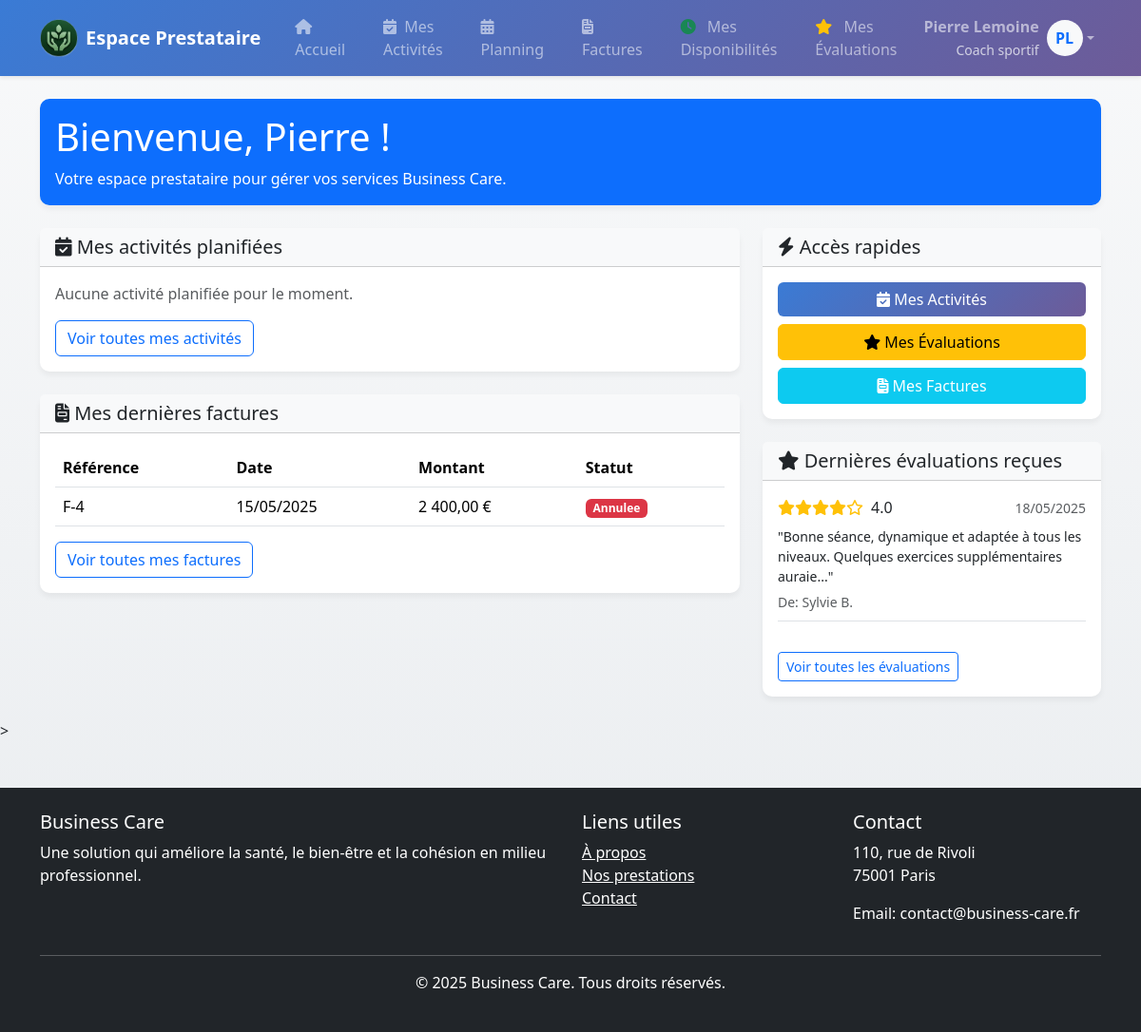
/frontOffice/prestataire/index.php (signed in), run on the app's committed database.
### tables this page shows
CREATE TABLE `facture` (
  `facture_id` int(11) NOT NULL,
  `date_emission` date DEFAULT NULL,
  `date_echeance` date DEFAULT NULL,
  `montant` decimal(10,2) DEFAULT NULL,
  `montant_tva` decimal(10,2) DEFAULT NULL,
  `montant_ht` decimal(10,2) DEFAULT NULL,
  `statut` 	ENUM('Attente', 'Payee', 'Annulee') DEFAULT 'Attente',
  `methode_paiement` VARCHAR(50)	DEFAULT NULL,
  `fichier` varchar(255) DEFAULT NULL,
  `id_devis` int(11) DEFAULT NULL,
  `id_prestataire` int(11) DEFAULT NULL,
  `payment_intent_id` varchar(100) DEFAULT NULL
);

CREATE TABLE `evaluation` (
  `evaluation_id` int(11) NOT NULL,
  `note` int(11) DEFAULT NULL,
  `commentaire` text DEFAULT NULL,
  `id_collaborateur` int(11) DEFAULT NULL,
  `date_creation` datetime DEFAULT NULL,
  `desactivate` boolean DEFAULT 0
);

CREATE TABLE `collaborateur` (
  `collaborateur_id` int(11) NOT NULL,
  `nom` varchar(255) NOT NULL,
  `prenom` varchar(255) NOT NULL,
  `username` varchar(255) NOT NULL,
  `role` varchar(255) DEFAULT "employe",
  `email` varchar(255) NOT NULL,
  `password` varchar(255) DEFAULT NULL,
  `telephone` varchar(20) DEFAULT NULL,
  `id_societe` int(11) DEFAULT NULL,
  `date_creation` datetime DEFAULT NULL,
  `date_activite` datetime DEFAULT NULL,
  `token` varchar(255) DEFAULT NULL,
  `expiration` datetime DEFAULT NULL,
  `desactivate` boolean DEFAULT 0
);

### api/dao/provider.php (called while the page is built, shortened)
<?php
function getAllActivities(int $limit = null, int $offset = null, $providerId)  {
    $db = getDatabaseConnection();
    $sql = "SELECT a.activite_id, a.nom, a.date, a.type, a.id_devis, a.id_lieu, l.adresse, l.ville, l.code_postal
            FROM activite a
            LEFT JOIN lieu l ON a.id_lieu = l.lieu_id
            WHERE a.id_prestataire = :id";
    $params = [
        'id'=> $providerId
    ];
    if ($limit !== null) {
        $sql .= " LIMIT " . (string) $limit;
        if ($offset !== null) {
            $sql .= " OFFSET " . (string) $offset;
        }
    }
    $stmt = $db->prepare($sql);
    $res = $stmt->execute($params);
    if ($res) {
        return $stmt->fetchAll(PDO::FETCH_ASSOC);
    }
    return null;
}
function getProviderInvoices($prestataire_id) {
    $db = getDatabaseConnection();
    $sql = "SELECT f.facture_id, f.date_emission, f.date_echeance, f.montant, f.montant_tva,
                   f.montant_ht, f.statut, f.methode_paiement, f.fichier, d.devis_id,
                   s.nom AS nom_societe, s.siret
            FROM facture f
            LEFT JOIN devis d ON f.id_devis = d.devis_id
            LEFT JOIN societe s ON d.id_societe = s.societe_id
            WHERE f.id_prestataire = :prestataire_id
            ORDER BY f.date_emission DESC";
    $stmt = $db->prepare($sql);
    $res = $stmt->execute([
        'prestataire_id' => $prestataire_id
    ]);
    if ($res) {
        return $stmt->fetchAll(PDO::FETCH_ASSOC);
    }
    return [];
}

### api/dao/evaluation.php (called while the page is built, shortened)
<?php
function getEvaluationsByProviderId(int $prestataire_id){
    $db = getDatabaseConnection();
    $sql = "SELECT e.evaluation_id, e.note, e.commentaire, e.date_creation,
                   c.nom as collaborateur_nom, c.prenom as collaborateur_prenom
            FROM evaluation e
            JOIN note_prestataire np ON e.evaluation_id = np.id_evaluation
            JOIN collaborateur c ON e.id_collaborateur = c.collaborateur_id
            WHERE np.id_prestataire = :prestataire_id AND e.desactivate = 0
            ORDER BY e.date_creation DESC";
    $stmt = $db->prepare($sql);
    $res = $stmt->execute([
        'prestataire_id' => $prestataire_id
    ]);
    if ($res) {
        return $stmt->fetchAll(PDO::FETCH_ASSOC);
    }
    return [];
}

### frontOffice/prestataire/index.php (the view, shortened to what this page needs)
<?php
require_once 'includes/head.php';
include_once 'includes/header.php';
?>
<div class="container mt-4">
    <div class="row mb-4">
        <div class="col-12">
            <div class="card bg-primary text-white">
                <div class="card-body">
                    <h1 class="card-title">Bienvenue, <?php echo htmlspecialchars($_SESSION['prenom']); ?> !</h1>
                    <p class="card-text">Votre espace prestataire pour gérer vos services Business Care.</p>
                </div>
            </div>
        </div>
    </div>
    <div class="row">
        <div class="col-md-8">
            <div class="card mb-4">
                <div class="card-header bg-light">
                    <h5 class="card-title mb-0"><i class="fas fa-calendar-check"></i> Mes activités planifiées</h5>
                </div>
                <div class="card-body">
                    <?php
                    require_once '../../api/dao/provider.php';
                    $activities = isset($_SESSION['prestataire_id']) ?
                        getAllActivities(5, 0, $_SESSION['prestataire_id']) : [];
                    if ($activities && count($activities) > 0) {
                        $today = date('Y-m-d');
                        $upcomingActivities = array_filter($activities, function($activity) use ($today) {
                            return $activity['date'] >= $today;
                        });
                        $upcomingActivities = array_slice($upcomingActivities, 0, 3);
                        if (count($upcomingActivities) > 0) {
                            foreach ($upcomingActivities as $activity) {
                                ?>
                                <div class="mb-2 p-2 border-bottom">
                                    <div class="d-flex justify-content-between align-items-center">
                                        <strong><?php echo htmlspecialchars($activity['nom']); ?></strong>
                                        <small class="text-muted"><?php echo date('d/m/Y', strtotime($activity['date'])); ?></small>
                                    </div>
                                    <div class="text-muted small">
                                        <i class="fas fa-tag"></i> <?php echo htmlspecialchars($activity['type']); ?>
                                    </div>
                                </div>
                                <?php
                            }
                        } else {
                            echo '<p class="text-muted">Aucune activité planifiée pour le moment.</p>';
                        }
                    } else {
                        echo '<p class="text-muted">Aucune activité disponible.</p>';
                    }
                    ?>
                    <div class="mt-3">
                        <a href="activites.php" class="btn btn-outline-primary">Voir toutes mes activités</a>
                    </div>
                </div>
            </div>
            <div class="card mb-4">
                <div class="card-header bg-light">
                    <h5 class="card-title mb-0"><i class="fas fa-file-invoice"></i> Mes dernières factures</h5>
                </div>
                <div class="card-body">
                    <div id="recent-invoices">
                        <table class="table table-hover">
                            <thead>
                                <tr>
                                    <th>Référence</th>
                                    <th>Date</th>
                                    <th>Montant</th>
                                    <th>Statut</th>
                                </tr>
                            </thead>
                            <tbody>
                            <?php
                                require_once '../../api/dao/provider.php';
                                if (isset($_SESSION['prestataire_id'])) {
                                    $invoices = getProviderInvoices($_SESSION['prestataire_id']);
                                    $recentInvoices = array_slice($invoices, 0, 3);
                                    if (count($recentInvoices) > 0) {
                                        foreach ($recentInvoices as $invoice) {
                                            $statusClass = '';
                                            switch ($invoice['statut']) {
                                                case 'Annulee':
                                                    $statusClass = 'bg-danger';
                                                    break;
                                            }
                                            $dateEmission = date('d/m/Y', strtotime($invoice['date_emission']));
                                            $montant = number_format($invoice['montant'], 2, ',', ' ') . ' €';
                                            echo "<tr>";
                                            echo "<td>F-" . $invoice['facture_id'] . "</td>";
                                            echo "<td>{$dateEmission}</td>";
                                            echo "<td>{$montant}</td>";
                                            echo "<td><span class='badge {$statusClass}'>" . ucfirst($invoice['statut']) . "</span></td>";
                                            echo "</tr>";
                                        }
                                    } else {
                                        echo "<tr><td colspan='4' class='text-center'>Aucune facture disponible.</td></tr>";
                                    }
                                } else {
                                    echo "<tr><td colspan='4' class='text-center'>Session invalide. Veuillez vous reconnecter.</td></tr>";
                                }
                            ?>
                            </tbody>
                        </table>
                        <div class="mt-3">
                            <a href="factures.php" class="btn btn-outline-primary">Voir toutes mes factures</a>
                        </div>
                    </div>
                </div>
            </div>
        </div>
        <div class="col-md-4">
            <div class="card mb-4">
                <div class="card-header bg-light">
                    <h5 class="card-title mb-0"><i class="fas fa-bolt"></i> Accès rapides</h5>
                </div>
                <div class="card-body">
                    <div class="d-grid gap-2">
                        <a href="activites.php" class="btn btn-primary">
                            <i class="fas fa-calendar-check"></i> Mes Activités
                        </a>
                        <a href="evaluations.php" class="btn btn-warning">
                            <i class="fas fa-star"></i> Mes Évaluations
                        </a>
                        <a href="factures.php" class="btn btn-info text-white">
                            <i class="fas fa-file-invoice"></i> Mes Factures
                        </a>
                    </div>
                </div>
            </div>
            <div class="card mb-4">
                <div class="card-header bg-light">
                    <h5 class="card-title mb-0"><i class="fas fa-star"></i> Dernières évaluations reçues</h5>
                </div>
                <div class="card-body">
                    <?php
                    require_once '../../api/dao/evaluation.php';
                    if (isset($_SESSION['prestataire_id'])) {
                        $evaluations = getEvaluationsByProviderId($_SESSION['prestataire_id']);
                        $recentEvaluations = array_slice($evaluations, 0, 3);
                        if (count($recentEvaluations) > 0) {
                            foreach ($recentEvaluations as $evaluation) {
                                $dateCreation = date('d/m/Y', strtotime($evaluation['date_creation']));
                                $stars = '';
                                for ($i = 1; $i <= 5; $i++) {
                                    if ($i <= $evaluation['note']) {
                                        $stars .= '<i class="fas fa-star"></i>';
                                    } else {
                                        $stars .= '<i class="far fa-star"></i>';
                                    }
                                }
                                echo '<div class="mb-3 pb-2 border-bottom">';
                                echo '<div class="d-flex justify-content-between align-items-center mb-2">';
                                echo '<div>';
                                echo '<span class="text-warning">' . $stars . '</span>';
                                echo '<span class="ms-2">' . $evaluation['note'] . '.0</span>';
                                echo '</div>';
                                echo '<small class="text-muted">' . $dateCreation . '</small>';
                                echo '</div>';
                                echo '<p class="small mb-1">"' . htmlspecialchars(substr($evaluation['commentaire'], 0, 100)) . (strlen($evaluation['commentaire']) > 100 ? '...' : '') . '"</p>';
                                echo '<small class="text-muted">De: ' . htmlspecialchars($evaluation['collaborateur_prenom'] . ' ' . substr($evaluation['collaborateur_nom'], 0, 1) . '.') . '</small>';
                                echo '</div>';
                            }
                        } else {
                            echo '<div class="alert alert-info">Vous n\'avez pas encore reçu d\'évaluations.</div>';
                        }
                    } else {
                        echo '<div class="alert alert-warning">Session invalide. Veuillez vous reconnecter.</div>';
                    }
                    ?>
                    <a href="evaluations.php" class="btn btn-outline-primary btn-sm mt-3">Voir toutes les évaluations</a>
                </div>
            </div>
        </div>
    </div>
</div>
>
<?php
include 'includes/footer.php';
?>

### frontOffice/prestataire/includes/header.php (style rules this page uses)
body { background: linear-gradient(to bottom, #f8f9fa, #e9ecef); min-height: 100vh; }
.card { border: none; border-radius: 10px; box-shadow: 0 4px 6px rgba(0,0,0,0.05); transition: transform 0.2s, box-shadow 0.2s; }
.btn-primary { background: linear-gradient(135deg, #3a7bd5 0%, #6d5b98 100%); border: none; }

### data on the page
facture: facture_id "4", date_emission "15/05/2025", montant "2 400,00 €", statut "Annulee"
evaluation: note "4", date_creation "18/05/2025", commentaire "Bonne séance, dynamique et adaptée à tous les niveaux. Quelques exercices supplémentaires auraie", id_collaborateur.nom "Sylvie B."

### other printed values
$_SESSION['prenom'] . ' ' . $_SESSION['nom'] "Pierre Lemoine"
$_SESSION['type'] "Coach sportif"
substr($_SESSION['prenom'], 0, 1) "P"
substr($_SESSION['nom'], 0, 1) "L"
$_SESSION['prenom'] "Pierre"
